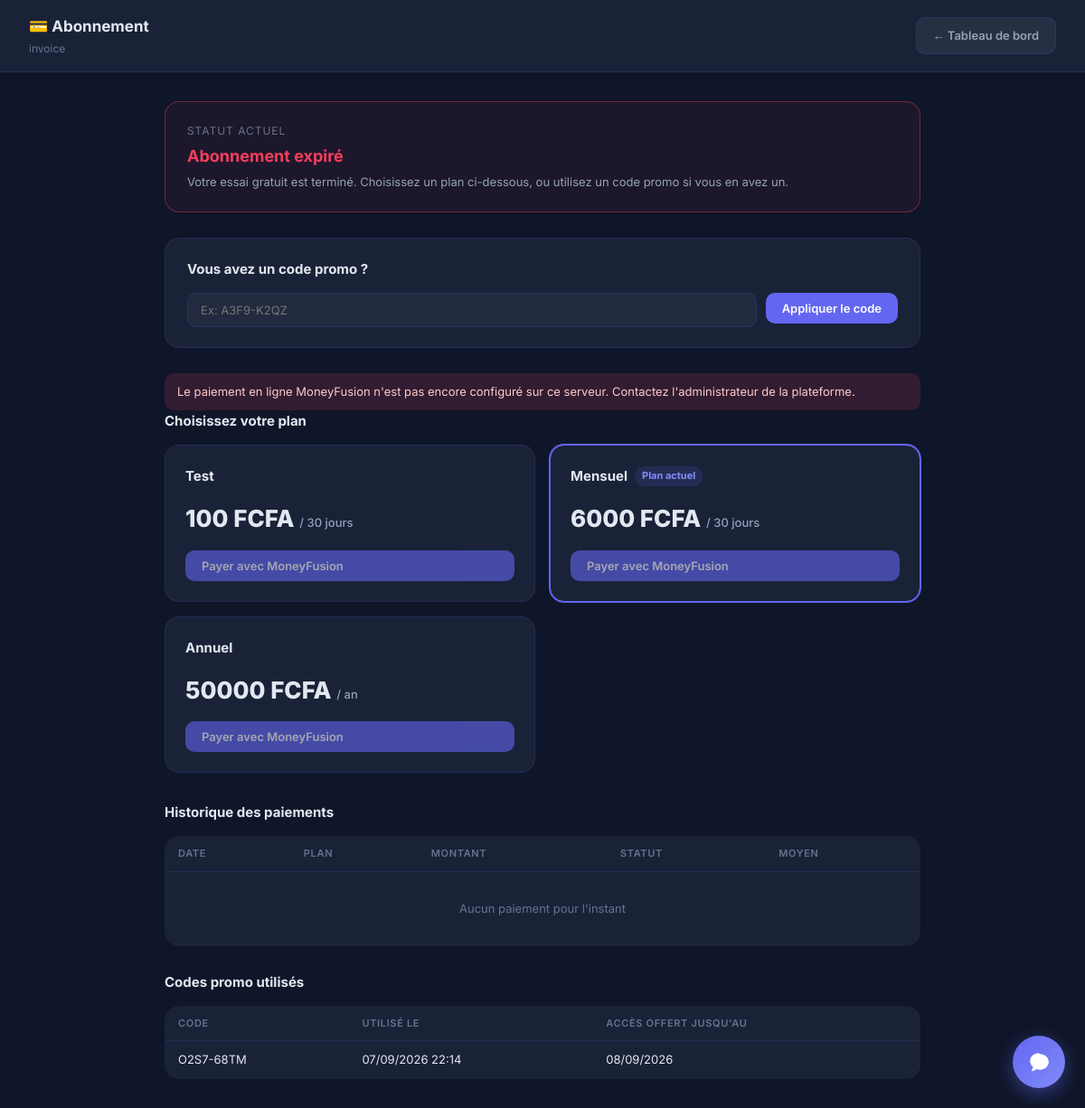
Page /subscription/ (signed in) on the committed database.
### InvoiceApp/models.py (models this page shows, shortened)
class User(AbstractUser):
    logo = models.ImageField(upload_to="company_logos/", blank=True, null=True, verbose_name="Logo de l'entreprise")
    company_name = models.CharField(max_length=255, verbose_name="Nom de l'entreprise")
    company_email = models.EmailField(blank=True, null=True,verbose_name="Adresse email")
    phone = models.CharField(max_length=20, blank=True, verbose_name="Téléphone")
    address = models.TextField(blank=True, verbose_name="Adresse")
    add_date = models.DateTimeField(auto_now_add=True, verbose_name="Date d'inscription",blank=True, null=True,)
    default_currency = models.CharField(max_length=3, choices=CURRENCY_CHOICES, default='EUR', verbose_name="Devise de l'entreprise")
    agent_login_code = models.CharField(max_length=8, unique=True, blank=True, verbose_name="Code de connexion vendeurs")
    next_invoice_number = models.PositiveIntegerField(default=1, verbose_name="Prochain numéro de facture")
    class Meta:
        verbose_name = "Entreprise"
        verbose_name_plural = "Entreprises"

class PromoCodeRedemption(models.Model):
    promo_code = models.ForeignKey(PromoCode, on_delete=models.CASCADE, related_name='redemptions', verbose_name="Code promo")
    company = models.ForeignKey(User, on_delete=models.CASCADE, related_name='promo_redemptions', verbose_name="Entreprise")
    redeemed_at = models.DateTimeField(auto_now_add=True, verbose_name="Utilisé le")
    expires_at = models.DateTimeField(verbose_name="Accès offert jusqu'au")
    class Meta:
        verbose_name = "Utilisation de code promo"
        verbose_name_plural = "Utilisations de codes promo"
        ordering = ['-redeemed_at']
        constraints = [
            models.UniqueConstraint(fields=['promo_code', 'company'], name='unique_promo_redemption_per_company'),
        ]

class PromoCode(models.Model):
    code = models.CharField(max_length=32, unique=True, default=generate_promo_code, verbose_name="Code")
    duration_days = models.PositiveIntegerField(verbose_name="Durée offerte (jours)")
    note = models.CharField(max_length=255, blank=True, verbose_name="Note / campagne (ex: Lancement bêta)")
    max_redemptions = models.PositiveIntegerField(null=True, blank=True, verbose_name="Nombre d'utilisations max (vide = illimité)")
    is_active = models.BooleanField(default=True, verbose_name="Actif")
    valid_until = models.DateTimeField(null=True, blank=True, verbose_name="Date limite d'utilisation (vide = jamais)")
    created_at = models.DateTimeField(auto_now_add=True, verbose_name="Créé le")
    class Meta:
        verbose_name = "Code promo"
        verbose_name_plural = "Codes promo"
        ordering = ['-created_at']

### InvoiceApp/views/subscription.py (the view)
# urls.py: path('subscription/', invoice_views.subscription_page, name='subscription'),
@require_http_methods(["GET"])
@login_required
def subscription_page(request):
    subscription = getattr(request.user, 'subscription', None)
    recent_payments = SubscriptionPayment.objects.filter(company=request.user)[:10]
    promo_redemptions = PromoCodeRedemption.objects.filter(company=request.user).select_related('promo_code')
    context = {
        'subscription': subscription,
        'plans': [
            {'code': 'test', 'label': 'Test', 'price': SUBSCRIPTION_PLAN_PRICES['test']},
            {'code': 'monthly', 'label': 'Mensuel', 'price': SUBSCRIPTION_PLAN_PRICES['monthly']},
            {'code': 'annual', 'label': 'Annuel', 'price': SUBSCRIPTION_PLAN_PRICES['annual']},
        ],
        'recent_payments': recent_payments,
        'promo_redemptions': promo_redemptions,
        'moneyfusion_configured': _moneyfusion_configured(),
    }
    return render(request, 'subscription.html', context)

### InvoiceApp/context_processors.py (called while the page is built)
def subscription_context(request):
    user = getattr(request, 'user', None)
    if not user or not user.is_authenticated:
        return {}
    subscription = getattr(user, 'subscription', None)
    if subscription is None:
        return {}
    return {
        'subscription': subscription,
        'subscription_status': subscription.status,
        'subscription_blocked': subscription.is_blocked,
        'subscription_days_left': subscription.days_left,
        'subscription_expiry_date': subscription.access_expiry_date,
        'subscription_plan_price': subscription.price,
        'subscription_access_days_remaining': subscription.access_days_remaining,
    }

### InvoiceApp/models.py (called while the page is built)
    @property
    def price(self):
        return SUBSCRIPTION_PLAN_PRICES.get(self.plan, Decimal('0'))

    @property
    def promo_active_until(self):
        latest = self.company.promo_redemptions.order_by('-expires_at').first()
        return latest.expires_at if latest else None

    @property
    def status(self):
        now = timezone.now()
        if self.active_until and self.active_until >= now:
            return 'active'
        promo_until = self.promo_active_until
        if promo_until and promo_until >= now:
            return 'promo'
        if self.trial_end_date and self.trial_end_date >= now:
            return 'trial'
        return 'expired'

    @property
    def is_blocked(self):
        return self.status == 'expired'

    @property
    def access_expiry_date(self):
        status = self.status
        if status == 'active':
            return self.active_until
        if status == 'promo':
            return self.promo_active_until
        if status == 'trial':
            return self.trial_end_date
        return None

    @property
    def days_left(self):
        if self.status not in ('trial', 'promo'):
            return 0
        expiry = self.access_expiry_date
        if not expiry:
            return 0
        remaining = expiry - timezone.now()
        return max(0, remaining.days + (1 if remaining.seconds > 0 else 0))

    @property
    def access_days_remaining(self):
        if self.status not in ('trial', 'promo', 'active'):
            return None
        expiry = self.access_expiry_date
        if not expiry:
            return None
        remaining = expiry - timezone.now()
        return max(0, remaining.days + (1 if remaining.seconds > 0 else 0))

### InvoiceApp/views/subscription.py (called while the page is built)
def _moneyfusion_configured():
    return bool(settings.MONEYFUSION_API_URL)

### InvoiceApp/templates/subscription.html (shortened to what this page needs)
<!DOCTYPE html>
{% load static %}
<html lang="fr">
<head>
</head>
<body>
<div class="topbar">
    <div>
        <div class="topbar-title">💳 Abonnement</div>
        <div class="topbar-sub">{{ request.user.company_name }}</div>
    </div>
    <a href="{% url 'dashboard' %}" class="btn btn-ghost">← Tableau de bord</a>
</div>
<div class="content">
    {% if subscription %}
        <div class="status-card {{ subscription.status }}">
            <div>
                <div class="status-label">Statut actuel</div>
                {% if subscription.status == 'trial' %}
                    <div class="status-value trial">Essai gratuit en cours</div>
                    <div class="status-detail">Il vous reste {{ subscription_days_left }} jour{{ subscription_days_left|pluralize }} avant le début de la facturation ({{ subscription.get_plan_display }}).</div>
                {% elif subscription.status == 'promo' %}
                    <div class="status-value trial">Accès offert par code promo</div>
                    <div class="status-detail">Il vous reste {{ subscription_days_left }} jour{{ subscription_days_left|pluralize }} d'accès offert (jusqu'au {{ subscription_expiry_date|date:"d/m/Y" }}).</div>
                {% elif subscription.status == 'active' %}
                    <div class="status-value active">Abonnement actif</div>
                    <div class="status-detail">Plan {{ subscription.get_plan_display }} — valide jusqu'au {{ subscription.active_until|date:"d/m/Y" }}.</div>
                {% else %}
                    <div class="status-value expired">Abonnement expiré</div>
                    <div class="status-detail">Votre essai gratuit est terminé. Choisissez un plan ci-dessous, ou utilisez un code promo si vous en avez un.</div>
                {% endif %}
            </div>
        </div>
    {% endif %}
    <div class="form-card">
        <div class="section-title">Vous avez un code promo ?</div>
        <div style="display:flex; gap:10px; flex-wrap:wrap; align-items:flex-start;">
            <input type="text" id="promoCodeInput" placeholder="Ex: A3F9-K2QZ" style="flex:1; min-width:200px; background: rgba(255,255,255,0.04); border: 1px solid var(--border); border-radius: var(--radius-sm); padding: 10px 14px; color: var(--text-primary); font-family: 'Inter', sans-serif; font-size: 13px; outline: none;">
            <button type="button" class="btn btn-primary" id="applyPromoBtn">Appliquer le code</button>
        </div>
    </div>
    {% if not moneyfusion_configured %}
        <div class="message error show">Le paiement en ligne MoneyFusion n'est pas encore configuré sur ce serveur. Contactez l'administrateur de la plateforme.</div>
    {% endif %}
    <div class="section-title">Choisissez votre plan</div>
    <div class="plans-grid">
        {% for plan in plans %}
            <div class="plan-card {% if subscription.plan == plan.code %}current{% endif %}">
                <div class="plan-name">
                    {{ plan.label }}
                    {% if subscription.plan == plan.code %}<span class="plan-badge">Plan actuel</span>{% endif %}
                </div>
                <div class="plan-price">{{ plan.price|floatformat:0 }} FCFA <span>{% if plan.code == 'annual' %}/ an{% else %}/ 30 jours{% endif %}</span></div>
                <button type="button" class="btn btn-primary pay-btn" data-plan="{{ plan.code }}" {% if not moneyfusion_configured %}disabled{% endif %}>
                    Payer avec MoneyFusion
                </button>
            </div>
        {% endfor %}
    </div>
    <div class="section-title">Historique des paiements</div>
    <table class="history-table">
        <thead>
            <tr>
                <th>Date</th>
                <th>Plan</th>
                <th>Montant</th>
                <th>Statut</th>
                <th>Moyen</th>
            </tr>
        </thead>
        <tbody>
            {% for payment in recent_payments %}
            <tr>
                <td>{{ payment.created_at|date:"d/m/Y H:i" }}</td>
                <td>{{ payment.get_plan_display }}</td>
                <td>{{ payment.amount|floatformat:0 }} FCFA</td>
                <td>
                    {% if payment.status == 'success' %}<span class="pill pill-success">Réussi</span>
                    {% elif payment.status == 'pending' %}<span class="pill pill-pending">En attente</span>
                    {% else %}<span class="pill pill-failed">Échoué</span>{% endif %}
                </td>
                <td>{{ payment.payment_method|default:"-" }}</td>
            </tr>
            {% empty %}
            <tr><td colspan="5"><div class="empty-state">Aucun paiement pour l'instant</div></td></tr>
            {% endfor %}
        </tbody>
    </table>
    {% if promo_redemptions %}
    <div class="section-title" style="margin-top:28px;">Codes promo utilisés</div>
    <table class="history-table">
        <thead>
            <tr>
                <th>Code</th>
                <th>Utilisé le</th>
                <th>Accès offert jusqu'au</th>
            </tr>
        </thead>
        <tbody>
            {% for redemption in promo_redemptions %}
            <tr>
                <td>{{ redemption.promo_code.code }}</td>
                <td>{{ redemption.redeemed_at|date:"d/m/Y H:i" }}</td>
                <td>{{ redemption.expires_at|date:"d/m/Y" }}</td>
            </tr>
            {% endfor %}
        </tbody>
    </table>
    {% endif %}
</div>
</body>
</html>

### InvoiceApp/templates/subscription.html (style rules this page uses)
:root { --bg-base: #0F1629; --bg-card: #1A2238; --border: rgba(99, 102, 241, 0.15); --indigo: #6366F1; --indigo-light: #818CF8; --emerald: #10B981; --amber: #F59E0B; --rose: #F43F5E; --text-primary: #E2E8F0; --text-secondary: #94A3B8; --text-muted: #64748B; --radius: 16px; --radius-sm: 10px; --shadow: 0 4px 24px rgba(0,0,0,0.4); }
*, *::before, *::after { margin: 0; padding: 0; box-sizing: border-box; }
body { font-family: 'Inter', sans-serif; background: var(--bg-base); color: var(--text-primary); min-height: 100vh; font-size: 14px; line-height: 1.6; }
.topbar { background: var(--bg-card); border-bottom: 1px solid var(--border); padding: 16px 32px; display: flex; align-items: center; justify-content: space-between; }
.topbar-title { font-size: 17px; font-weight: 700; }
.topbar-sub { font-size: 12px; color: var(--text-muted); margin-top: 1px; }
.btn { display: inline-flex; align-items: center; gap: 6px; padding: 9px 18px; border-radius: var(--radius-sm); font-size: 13px; font-weight: 600; cursor: pointer; text-decoration: none; border: none; transition: all 0.2s; font-family: 'Inter', sans-serif; }
.btn-primary { background: var(--indigo); color: white; }
.btn-primary:disabled { opacity: .6; cursor: not-allowed; transform: none; }
.btn-ghost { background: rgba(255,255,255,0.06); color: var(--text-secondary); border: 1px solid var(--border); }
.content { padding: 32px; max-width: 900px; margin: 0 auto; }
.status-card { background: var(--bg-card); border: 1px solid var(--border); border-radius: var(--radius); padding: 22px 24px; margin-bottom: 28px; display: flex; align-items: center; justify-content: space-between; gap: 16px; flex-wrap: wrap; }
.status-card.expired { border-color: rgba(244, 63, 94, 0.4); background: rgba(244, 63, 94, 0.06); }
.form-card { background: var(--bg-card); border: 1px solid var(--border); border-radius: var(--radius); padding: 22px 24px; margin-bottom: 28px; }
.status-label { font-size: 12px; text-transform: uppercase; letter-spacing: .08em; color: var(--text-muted); margin-bottom: 4px; }
.status-value { font-size: 18px; font-weight: 700; }
.status-value.expired { color: var(--rose); }
.status-detail { font-size: 13px; color: var(--text-secondary); margin-top: 4px; }
.section-title { font-size: 15px; font-weight: 700; margin-bottom: 14px; }
.plans-grid { display: grid; grid-template-columns: 1fr 1fr; gap: 16px; margin-bottom: 32px; }
.plan-card { background: var(--bg-card); border: 1px solid var(--border); border-radius: var(--radius); padding: 22px; display: flex; flex-direction: column; gap: 14px; }
.plan-card.current { border-color: var(--indigo); box-shadow: 0 0 0 1px var(--indigo); }
.plan-name { font-size: 15px; font-weight: 700; display: flex; align-items: center; gap: 8px; }
.plan-badge { font-size: 11px; font-weight: 700; color: var(--indigo-light); background: rgba(99,102,241,0.15); padding: 2px 8px; border-radius: 999px; }
.plan-price { font-size: 26px; font-weight: 800; }
.plan-price span { font-size: 13px; font-weight: 500; color: var(--text-secondary); }
.history-table { width: 100%; border-collapse: collapse; background: var(--bg-card); border: 1px solid var(--border); border-radius: var(--radius); overflow: hidden; }
.history-table th, .history-table td { padding: 10px 14px; text-align: left; font-size: 13px; border-bottom: 1px solid var(--border); }
.history-table th { color: var(--text-muted); font-weight: 600; font-size: 11px; text-transform: uppercase; letter-spacing: .06em; }
.message { margin-top: 14px; padding: 10px 14px; border-radius: var(--radius-sm); font-size: 13px; display: none; }
.message.show { display: block; }
.message.error { background: rgba(244,63,94,0.15); color: #FECACA; }
.empty-state { text-align: center; padding: 20px; color: var(--text-muted); font-size: 13px; }

### rows in the picture
User: user.company_name "invoice"
PromoCodeRedemption: promo_code.code "O2S7-68TM", redeemed_at "07/09/2026 22:14", expires_at "08/09/2026"

### other values in the picture
{{ plan.label }} "Test" "Mensuel" "Annuel"
{{ plan.price|floatformat:0 }} "100" "6000" "50000"
